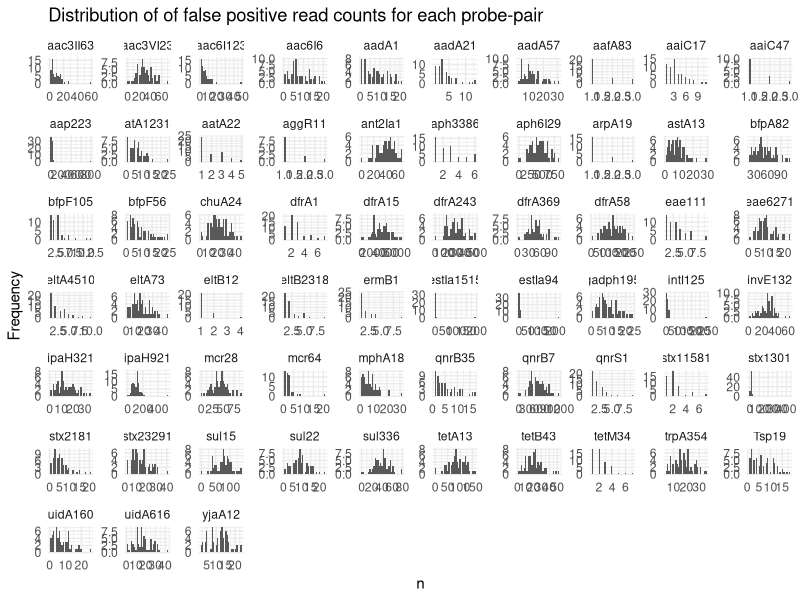
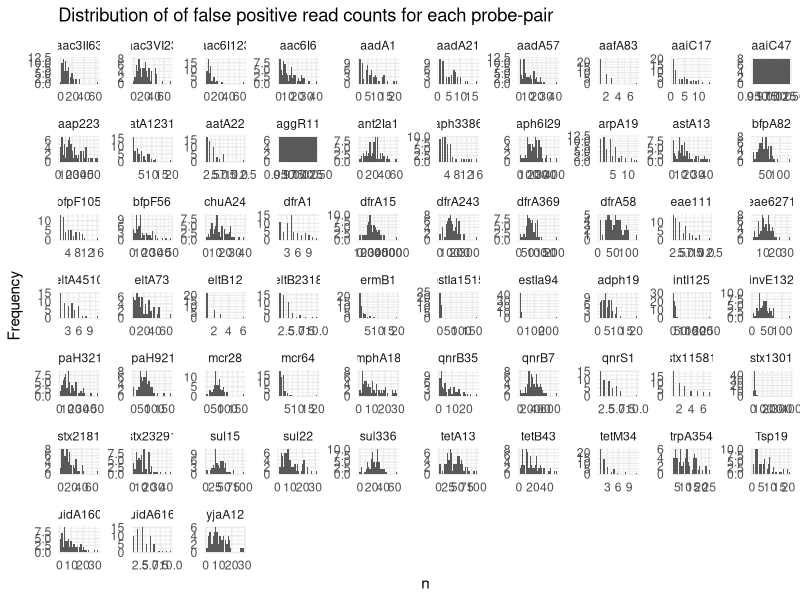
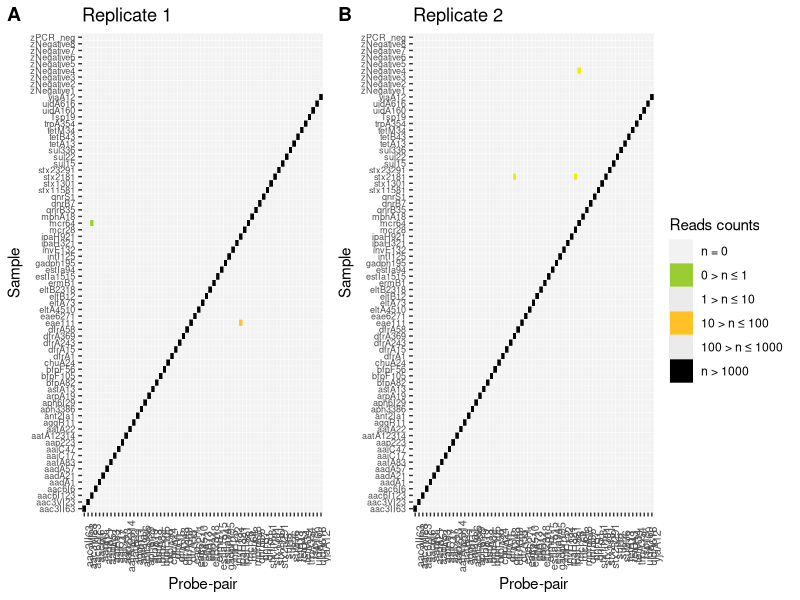

The R script that drew these images, in order:
#dMLA Positive Templates-------------------
##Load packages--------
library (ggplot2)
library(dplyr)
library(gridExtra)
library(ggpubr)
library(tidyr)
library(seqinr)

##Formatting df------
#Import results
setwd("~/switchdrive/Institution/Manuscripts/02_dMLA/dmla-amr-vfs/data")
reads1 <- read.csv("20240228_sequencing_targets_all_tube1.csv", header = TRUE)
reads1

reads1 <- reads1 %>% 
  mutate(Sample_real = as.character(X1)) %>% 
  mutate(Sample_real = case_when(
    Sample_real == "CCACTAG" ~ "mcr28",Sample_real == "GTCTTCT" ~ "mcr64",Sample_real == "ACAAAGC" ~ "aadA1",
    Sample_real == "AAAAGGC" ~ "aadA21",Sample_real == "ACTGTGT" ~ "aadA57", Sample_real == "CTGGTAC" ~ "aac3II63",
    Sample_real == "GTTGCTA" ~ "aac3VI23", Sample_real == "CCATTCA" ~ "zNegative1",Sample_real == "GATATCG" ~ "aac6I6",
    Sample_real == "ACAGGAT" ~ "aac6I123",Sample_real == "CGCATAC" ~ "ant2Ia1",Sample_real == "GGACCTA" ~ "aph6I29", 
    Sample_real == "GAACTGA" ~ "aph3386", Sample_real == "AGTCGTG" ~ "qnrB7",Sample_real == "TTCCAGG" ~ "qnrB35",
    Sample_real == "TAGAGCG" ~ "zNegative2",Sample_real == "AAACCCT" ~ "qnrS1",Sample_real == "ATCCAGT" ~ "ermB1",
    Sample_real == "TCTTCGT" ~ "mphA18",Sample_real == "GTGTCCT" ~ "dfrA243",Sample_real == "CACAGAT" ~ "dfrA369",
    Sample_real == "ATAGAGC" ~ "dfrA15", Sample_real == "GGTCATG" ~ "dfrA58", Sample_real == "CCATCTC" ~ "zNegative3",
    Sample_real == "TATGCAG" ~ "dfrA1",Sample_real == "AACCGCT" ~ "sul15",Sample_real == "TGACTCT" ~ "sul22",
    Sample_real == "AAGCACA" ~ "sul336",Sample_real == "TGTGAAC" ~ "tetA13",Sample_real == "AACAGTG" ~ "tetB43",
    Sample_real == "GCCTATA" ~ "tetM34",Sample_real == "GTCCTCT" ~ "zNegative4",Sample_real == "TAGAACG" ~ "intI125",
    Sample_real == "TGGGTGA" ~ "astA13", Sample_real == "ACACGTG" ~ "aatA22",Sample_real == "TGCCCAA" ~ "aatA12314",
    Sample_real == "TCGTACA" ~ "ipaH321", Sample_real == "AACCAAG" ~ "ipaH921", Sample_real == "GTGCTAT" ~ "eae111",
    Sample_real == "TCCTCAT" ~ "zNegative5",Sample_real == "GTCGTAT" ~ "eae6271",Sample_real == "TCTGGAA" ~ "stx2181",
    Sample_real == "CAGTAGG" ~ "stx23291", Sample_real == "ACGTCAT" ~ "aggR11",Sample_real == "ACGGAAC" ~ "stx1301",
    Sample_real == "CGGATGA" ~ "stx11581",Sample_real == "CCGCATA" ~ "bfpA82", Sample_real == "GTGAAGA" ~ "zNegative6",
    Sample_real == "AACGTGT" ~ "invE132",Sample_real == "AGAAGAC" ~ "eltA73",Sample_real == "TGTAGGG" ~ "eltA4510",
    Sample_real == "AATGCCT" ~ "eltB12", Sample_real == "GCTTTCT" ~ "eltB2318", Sample_real == "CATGAAG" ~ "estIa94",
    Sample_real == "CGATCAC" ~ "estIa1515",Sample_real == "TCGCGTT" ~ "zNegative7",Sample_real == "GATTGGC" ~ "bfpF56", 
    Sample_real == "CATCGGT" ~ "bfpF105", Sample_real == "CTTTCCA" ~ "aafA83",Sample_real == "ACCAGAT" ~ "aap223",
    Sample_real == "GTGATAC" ~ "aaiC17",Sample_real == "TGCATCC" ~ "aaiC47", Sample_real == "TGCAAAC" ~ "uidA160", 
    Sample_real == "GCAACGA" ~ "zNegative8",Sample_real == "GCCATAC" ~ "uidA616",Sample_real == "TACCTTC" ~ "gadph195",
    Sample_real == "GAATCGA" ~ "arpA19", Sample_real == "CTACGTT" ~ "chuA24", Sample_real == "GTTTCGG" ~ "trpA354",
    Sample_real == "GCAAATG" ~ "Tsp19",Sample_real == "CTGACAC" ~ "yjaA12", Sample_real == "GCACTTT" ~ "zPCR_neg"))

#Distribution of reads1------------------
##Filter of rows whit positive
filtered_reads1 <- reads1 %>% 
  filter(as.character(X2) != as.character(Sample_real))
#%>%  filter(X2 == "sul336")

ggplot(filtered_reads1, aes(x=n)) + 
  geom_histogram() +
  theme_minimal() +
  labs(title="Distribution of of false positive read counts for each probe-pair",
       x="n",
       y="Frequency") +
  theme(legend.title = element_blank())+
  facet_wrap(X2 ~ ., ncol = 10, scales="free")

#Calculate the 99.9% quantile of the gamma distribution of each the false positive for each target as threshold
# Assuming 'filtered_reads1' is your dataframe with columns 'n' and 'X2'
results_threshold <- filtered_reads1 %>%
  group_by(X2) %>%
  summarise(
    mean_data = mean(n),
    var_data = var(n)
  ) %>%
  mutate(
    shape_estimate = mean_data^2 / var_data,
    rate_estimate = mean_data / var_data,
    quantile_99_9 = qgamma(0.999, shape = shape_estimate, rate = rate_estimate)
  )

#Join results_threshold and reads1 dataframe to calculate calculate real_n
reads1 <- reads1 %>%
  left_join(results_threshold %>% dplyr::select(X2, quantile_99_9), by = "X2")

# Subtract quantile_99_9 from n to create the new variable real_n
reads1 <- reads1 %>%
  mutate(real_n = ifelse(n - quantile_99_9 < 0, 0, n - quantile_99_9))

reads1[reads1 == 0] <- NA

#Plot results
r1=ggplot(complete(reads1, X2, Sample_real), aes(X2, Sample_real)) +
  geom_tile(aes(fill = case_when(
    is.na(real_n) ~ "n = 0",
    real_n > 0 & real_n <= 1 ~ "0 > n ≤ 1", 
    real_n > 1 & real_n <= 10 ~ "1 > n ≤ 10",
    real_n > 10 & real_n <= 100 ~ "10 > n ≤ 100",
    real_n > 100 & real_n <= 1000 ~ "100 > n ≤ 1000",# Assuming you want to include 1 in the range
    TRUE ~ "n > 1000"
  )), colour = "white") +
  labs(title = "Replicate 1", x = "Probe-pair", y = "Sample", fill = "Reads counts") +
  scale_fill_manual(values = c("n = 0" = "gray95", "0 > n ≤ 1" = "yellowgreen", "1 > n ≤ 10"="yellow2","10 > n ≤ 100"="goldenrod1", 
                               "100 > n ≤ 1000"="tomato1", "n > 1000" = "black"),
                    limits = c("n = 0", "0 > n ≤ 1", "1 > n ≤ 10", "10 > n ≤ 100", "100 > n ≤ 1000", "n > 1000")) +
  theme(axis.text.x = element_text(size = 8, angle = 90), 
        axis.text.y = element_text(size = 6.5))



#Import results tube 2
setwd("~/switchdrive/Institution/Manuscripts/02_dMLA/dmla-amr-vfs/data")
reads2 <- read.csv("20240228_sequencing_targets_all_tube2.csv", header = TRUE)
reads2

reads2 <- reads2 %>% 
  mutate(Sample_real = as.character(X1)) %>% 
  mutate(Sample_real = case_when(
    Sample_real == "CCACTAG" ~ "mcr28",Sample_real == "GTCTTCT" ~ "mcr64",Sample_real == "ACAAAGC" ~ "aadA1",
    Sample_real == "AAAAGGC" ~ "aadA21",Sample_real == "ACTGTGT" ~ "aadA57", Sample_real == "CTGGTAC" ~ "aac3II63",
    Sample_real == "GTTGCTA" ~ "aac3VI23", Sample_real == "CCATTCA" ~ "zNegative1",Sample_real == "GATATCG" ~ "aac6I6",
    Sample_real == "ACAGGAT" ~ "aac6I123",Sample_real == "CGCATAC" ~ "ant2Ia1",Sample_real == "GGACCTA" ~ "aph6I29", 
    Sample_real == "GAACTGA" ~ "aph3386", Sample_real == "AGTCGTG" ~ "qnrB7",Sample_real == "TTCCAGG" ~ "qnrB35",
    Sample_real == "TAGAGCG" ~ "zNegative2",Sample_real == "AAACCCT" ~ "qnrS1",Sample_real == "ATCCAGT" ~ "ermB1",
    Sample_real == "TCTTCGT" ~ "mphA18",Sample_real == "GTGTCCT" ~ "dfrA243",Sample_real == "CACAGAT" ~ "dfrA369",
    Sample_real == "ATAGAGC" ~ "dfrA15", Sample_real == "GGTCATG" ~ "dfrA58", Sample_real == "CCATCTC" ~ "zNegative3",
    Sample_real == "TATGCAG" ~ "dfrA1",Sample_real == "AACCGCT" ~ "sul15",Sample_real == "TGACTCT" ~ "sul22",
    Sample_real == "AAGCACA" ~ "sul336",Sample_real == "TGTGAAC" ~ "tetA13",Sample_real == "AACAGTG" ~ "tetB43",
    Sample_real == "GCCTATA" ~ "tetM34",Sample_real == "GTCCTCT" ~ "zNegative4",Sample_real == "TAGAACG" ~ "intI125",
    Sample_real == "TGGGTGA" ~ "astA13", Sample_real == "ACACGTG" ~ "aatA22",Sample_real == "TGCCCAA" ~ "aatA12314",
    Sample_real == "TCGTACA" ~ "ipaH321", Sample_real == "AACCAAG" ~ "ipaH921", Sample_real == "GTGCTAT" ~ "eae111",
    Sample_real == "TCCTCAT" ~ "zNegative5",Sample_real == "GTCGTAT" ~ "eae6271",Sample_real == "TCTGGAA" ~ "stx2181",
    Sample_real == "CAGTAGG" ~ "stx23291", Sample_real == "ACGTCAT" ~ "aggR11",Sample_real == "ACGGAAC" ~ "stx1301",
    Sample_real == "CGGATGA" ~ "stx11581",Sample_real == "CCGCATA" ~ "bfpA82", Sample_real == "GTGAAGA" ~ "zNegative6",
    Sample_real == "AACGTGT" ~ "invE132",Sample_real == "AGAAGAC" ~ "eltA73",Sample_real == "TGTAGGG" ~ "eltA4510",
    Sample_real == "AATGCCT" ~ "eltB12", Sample_real == "GCTTTCT" ~ "eltB2318", Sample_real == "CATGAAG" ~ "estIa94",
    Sample_real == "CGATCAC" ~ "estIa1515",Sample_real == "TCGCGTT" ~ "zNegative7",Sample_real == "GATTGGC" ~ "bfpF56", 
    Sample_real == "CATCGGT" ~ "bfpF105", Sample_real == "CTTTCCA" ~ "aafA83",Sample_real == "ACCAGAT" ~ "aap223",
    Sample_real == "GTGATAC" ~ "aaiC17",Sample_real == "TGCATCC" ~ "aaiC47", Sample_real == "TGCAAAC" ~ "uidA160", 
    Sample_real == "GCAACGA" ~ "zNegative8",Sample_real == "GCCATAC" ~ "uidA616",Sample_real == "TACCTTC" ~ "gadph195",
    Sample_real == "GAATCGA" ~ "arpA19", Sample_real == "CTACGTT" ~ "chuA24", Sample_real == "GTTTCGG" ~ "trpA354",
    Sample_real == "GCAAATG" ~ "Tsp19",Sample_real == "CTGACAC" ~ "yjaA12", Sample_real == "GCACTTT" ~ "zPCR_neg"))

#Distribution of reads2------------------
##Filter of rows whit positive
filtered_reads2 <- reads2 %>% 
  filter(as.character(X2) != as.character(Sample_real))
#%>%  filter(X2 == "sul336")

ggplot(filtered_reads2, aes(x=n)) + 
  geom_histogram() +
  theme_minimal() +
  labs(title="Distribution of of false positive read counts for each probe-pair",
       x="n",
       y="Frequency") +
  theme(legend.title = element_blank())+
  facet_wrap(X2 ~ ., ncol = 10, scales="free")

#Calculate the 99.9% quantile of the gamma distribution of each the false positive for each target as threshold
# Assuming 'filtered_reads2' is your dataframe with columns 'n' and 'X2'
results_threshold <- filtered_reads2 %>%
  group_by(X2) %>%
  summarise(
    mean_data = mean(n),
    var_data = var(n)
  ) %>%
  mutate(
    shape_estimate = mean_data^2 / var_data,
    rate_estimate = mean_data / var_data,
    quantile_99_9 = qgamma(0.999, shape = shape_estimate, rate = rate_estimate)
  )

#Join results_threshold and reads2 dataframe to calculate calculate real_n
reads2 <- reads2 %>%
  left_join(results_threshold %>% dplyr::select(X2, quantile_99_9), by = "X2")

#Transform threshold from NaN to 1 for aaic47 and aggR11
reads2$quantile_99_9[is.na(reads2$quantile_99_9)] <- 1

# Subtract quantile_99_9 from n to create the new variable real_n
reads2 <- reads2 %>%
  mutate(real_n = ifelse(n - quantile_99_9 < 0, 0, n - quantile_99_9))

reads2[reads2 == 0] <- NA

#Plot results
r2=ggplot(complete(reads2, X2, Sample_real), aes(X2, Sample_real)) +
  geom_tile(aes(fill = case_when(
    is.na(real_n) ~ "n = 0",
    real_n > 0 & real_n <= 1 ~ "0 > n ≤ 1", 
    real_n > 1 & real_n <= 10 ~ "1 > n ≤ 10",
    real_n > 10 & real_n <= 100 ~ "10 > n ≤ 100",
    real_n > 100 & real_n <= 1000 ~ "100 > n ≤ 1000",# Assuming you want to include 1 in the range
    TRUE ~ "n > 1000"
  )), colour = "white") +
  labs(title = "Replicate 2", x = "Probe-pair", y = "Sample", fill = "Reads counts") +
  scale_fill_manual(values = c("n = 0" = "gray95", "0 > n ≤ 1" = "yellowgreen", "1 > n ≤ 10"="yellow2","10 > n ≤ 100"="goldenrod1", 
                               "100 > n ≤ 1000"="tomato1", "n > 1000" = "black"),
                    limits = c("n = 0", "0 > n ≤ 1", "1 > n ≤ 10", "10 > n ≤ 100", "100 > n ≤ 1000", "n > 1000")) +
  theme(axis.text.x = element_text(size = 8, angle = 90), 
        axis.text.y = element_text(size = 6.5))

ggarrange(r1, r2, ncol=2, labels=c("A", "B"), common.legend = TRUE, legend = "right")
